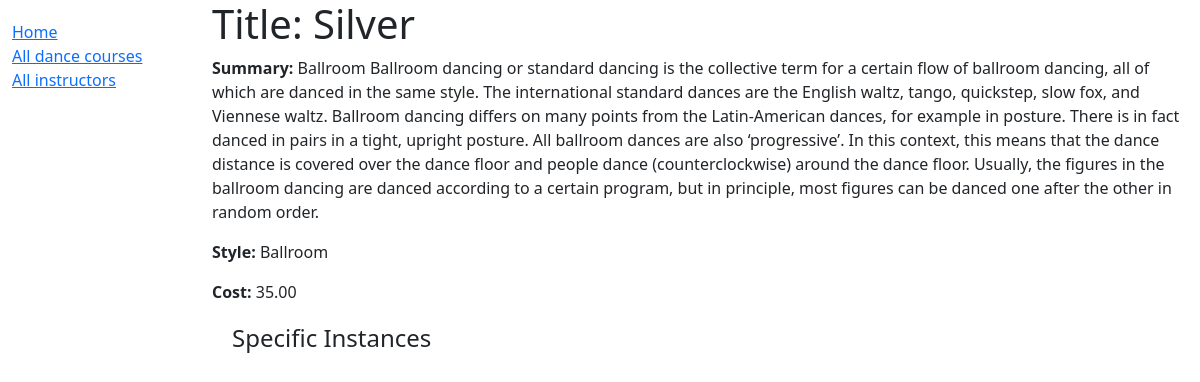
The app's page /catalog/dance_course/5, older data.
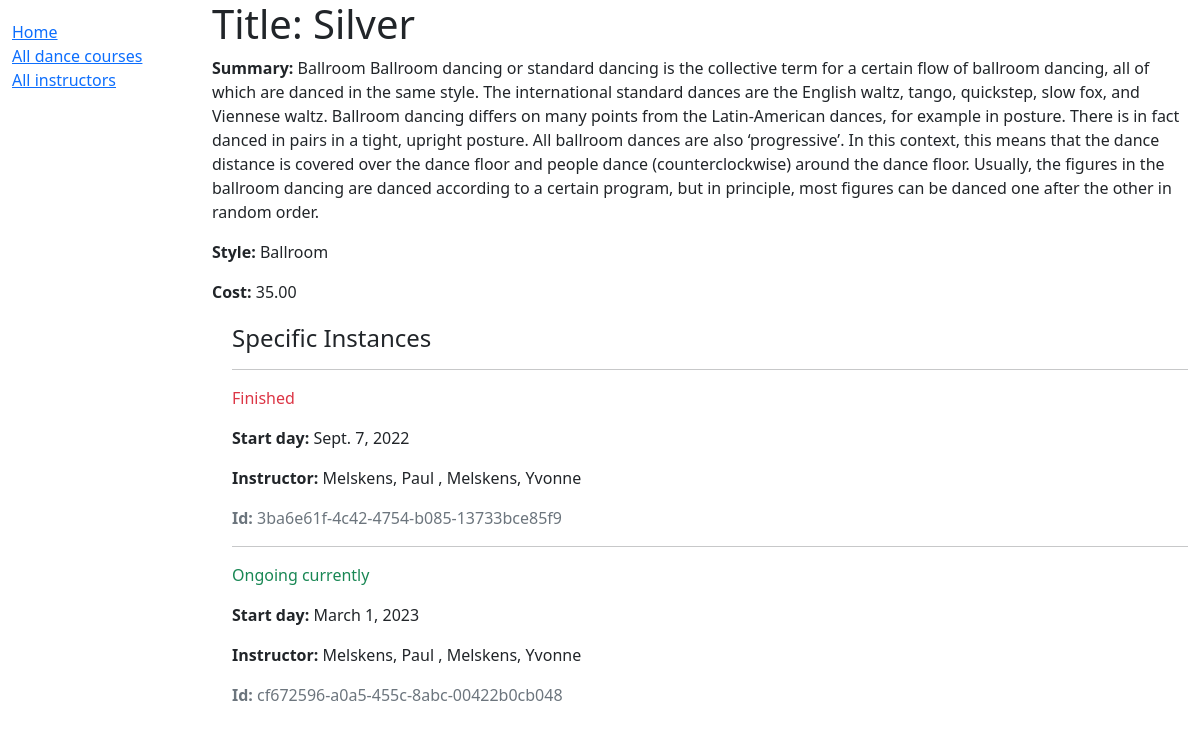
The same page, newer data.
### catalog/models.py (models this page shows, shortened)
class Dance_course_instance(models.Model):
    id = models.UUIDField(primary_key=True, default=uuid.uuid4, help_text='Unique ID for this particular run of a specific dance course e.g. in one particular semester')
    dance_course = models.ForeignKey('Dance_course', on_delete=models.RESTRICT, null=True)
    start_date = models.DateField(null=True, blank=True)
    DAYS = (
        ('mo', 'Monday'),
        ('tu', 'Tuesday'),
        ('we', 'Wednesday'),
        ('th', 'Thursday'),
        ('fr', 'Friday'),
        ('sa', 'Saturday'),
        ('su', 'Sunday'),
    )
    day = models.CharField(
        max_length=2,
        choices=DAYS,
        blank=True,
        default='mo',
        help_text= 'On which day is the course?'
    )
    time = models.CharField(max_length=14, blank=True)
    RUN_STATUS = (
        ('f', 'Finished'),
        ('o', 'Ongoing currently'),
        ('n', 'not yet started'),
    )
    running = models.CharField(
        max_length=1,
        choices=RUN_STATUS,
        blank=True,
        default='n',
        help_text='Is the course currently running, finished in the past or will start to be held in the future',
    )
    instructor = models.ManyToManyField('Instructor', help_text='Select instructor(s) for this dance course instance')
    class Meta:
        ordering = ['start_date']

class Instructor(models.Model):
    first_name = models.CharField(max_length=100)
    last_name = models.CharField(max_length=100)
    date_of_birth = models.DateField(null=True, blank=True)
    speaks_language = models.ManyToManyField(Language, help_text='Select language(s) the instructor can teach in')
    slug = models.SlugField(null = True)
    class Meta:
        ordering = ['first_name', 'last_name']
    def __str__(self):
        return f'{self.last_name}, {self.first_name}'

### catalog/views.py (the view)
# urls.py: path('dance_course/<int:pk>', views.Dance_courseDetailView.as_view(), name='dance_course-detail'),
class Dance_courseDetailView(generic.DetailView):
    model = Dance_course
    paginate_by = 3

### catalog/models.py (called while the page is built)
    def __str__(self):
        return self.name

### catalog/templates/catalog/dance_course_detail.html
{% extends "base_generic.html" %}
{% block content %}
  <h1>Title: {{ dance_course.title }}</h1>
<p><strong>Summary:</strong> {{ dance_course.summary }}</p>
<p><strong>Style:</strong> {{ dance_course.style }}</p>
<p><strong>Cost:</strong> {{ dance_course.cost }}</p>
<div style="margin-left:20px;margin-top:20px">
  <h4>Specific Instances</h4>
  {% for instance in dance_course.dance_course_instance_set.all %}
    <hr />
    <p
      class="{% if instance.running == 'o' %}text-success{% elif instance.running == 'f' %}text-danger{% else %}text-warning{% endif %}">
      {{ instance.get_running_display }}
    </p>
    {% if instance.running != 'o' %}
        <p><strong>Start day:</strong> {{ instance.start_date }}</p>
    {% else %}
        <p><strong>Start day:</strong> {{ instance.start_date }}</p>
    {% endif %}
    <p><strong>Instructor:</strong> {{ instance.instructor.all|join:" , " }}</p>
    <p class="text-muted"><strong>Id:</strong> {{ instance.id }}</p>
  {% endfor %}
</div>
{% endblock %}

Row changes from the older to the newer data that the page shows:
added Dance_course_instance: running "Finished", start_date "Sept. 7, 2022", instructor.all "Melskens, Paul , Melskens, Yvonne", id "3ba6e61f-4c42-4754-b085-13733bce85f9"
added Dance_course_instance: running "Ongoing currently", start_date "March 1, 2023", instructor.all "Melskens, Paul , Melskens, Yvonne", id "cf672596-a0a5-455c-8abc-00422b0cb048"
